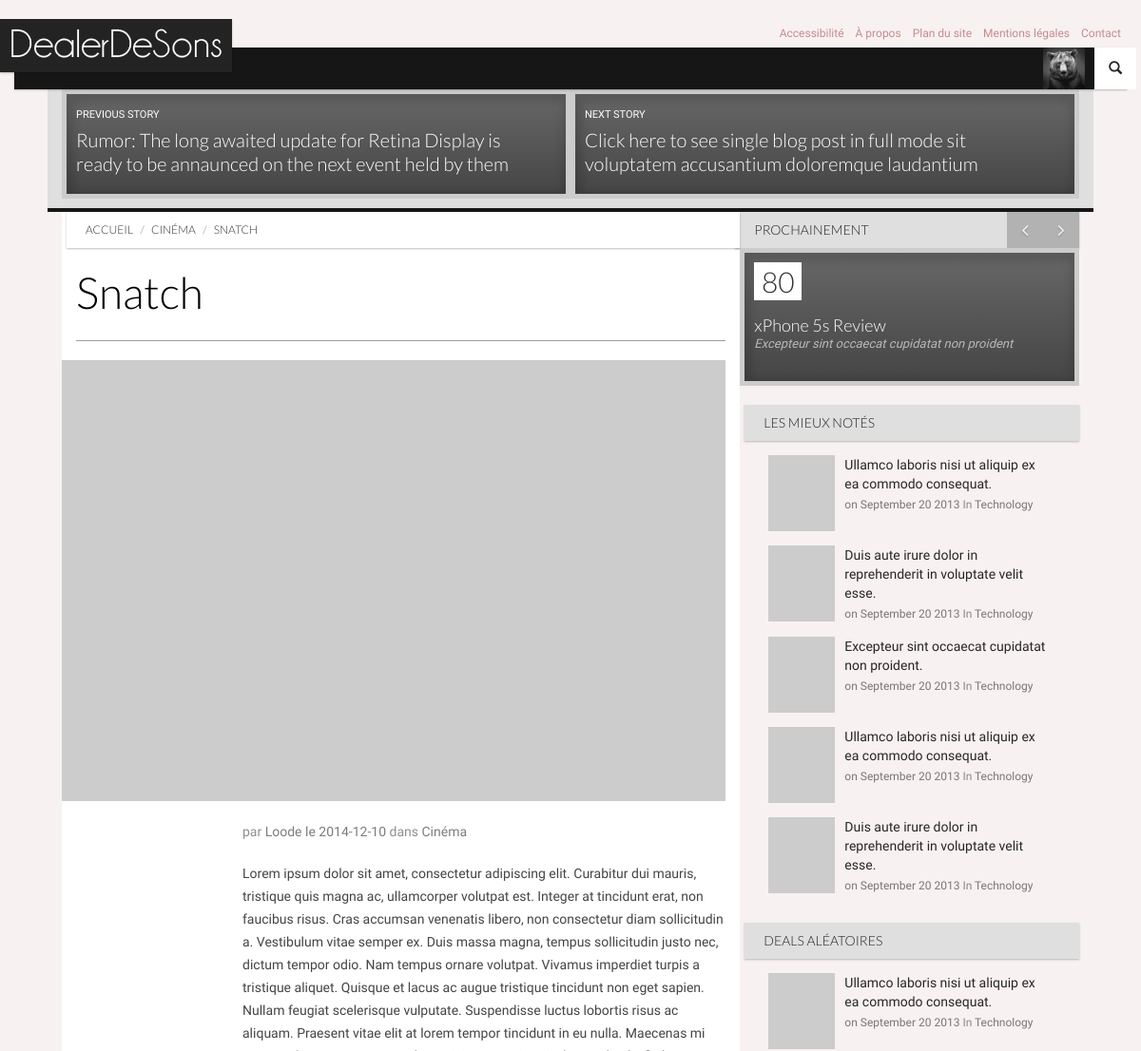
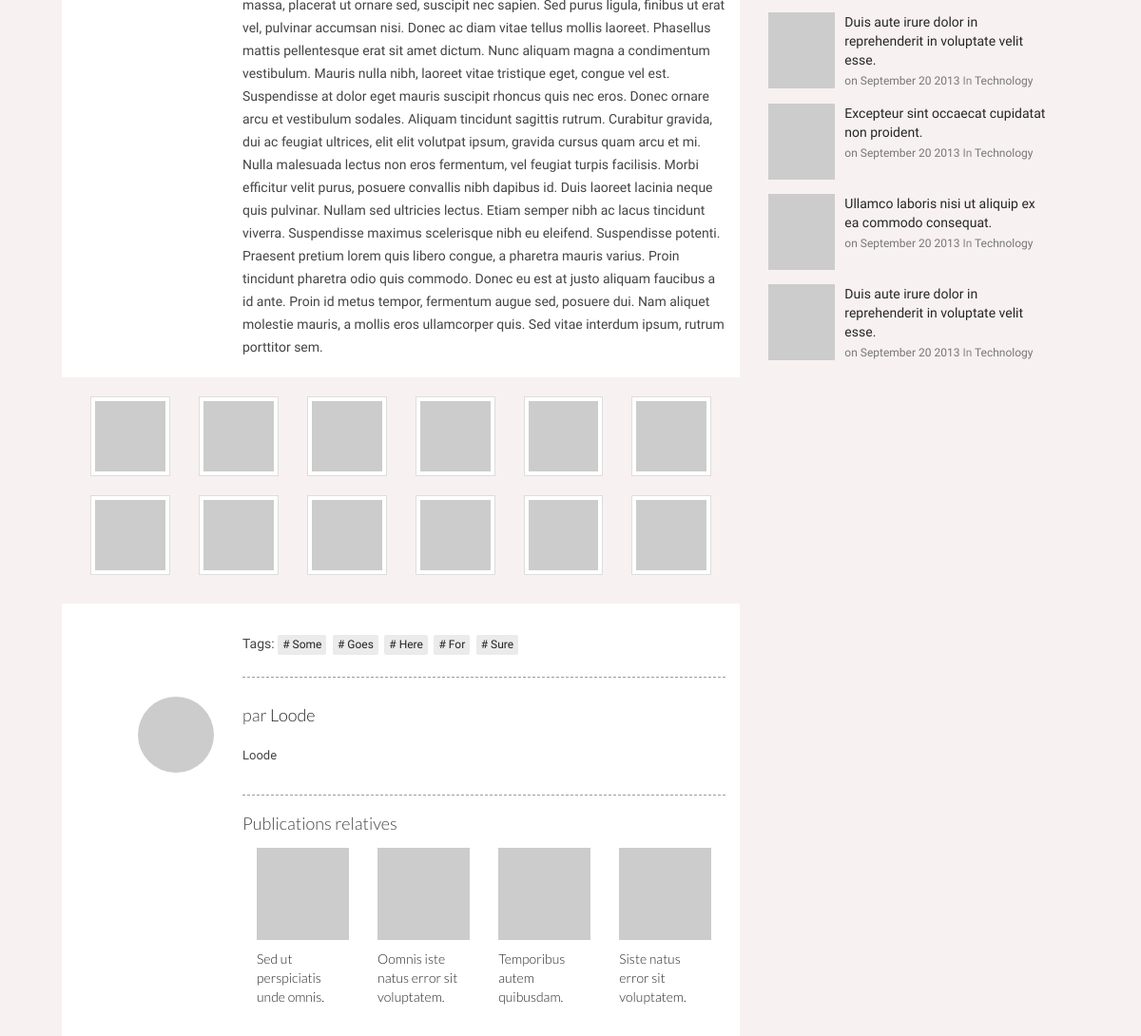
The page /index.php?page=articles&id=1 (upper part) on the database as committed earlier (2 pictures, top to bottom).
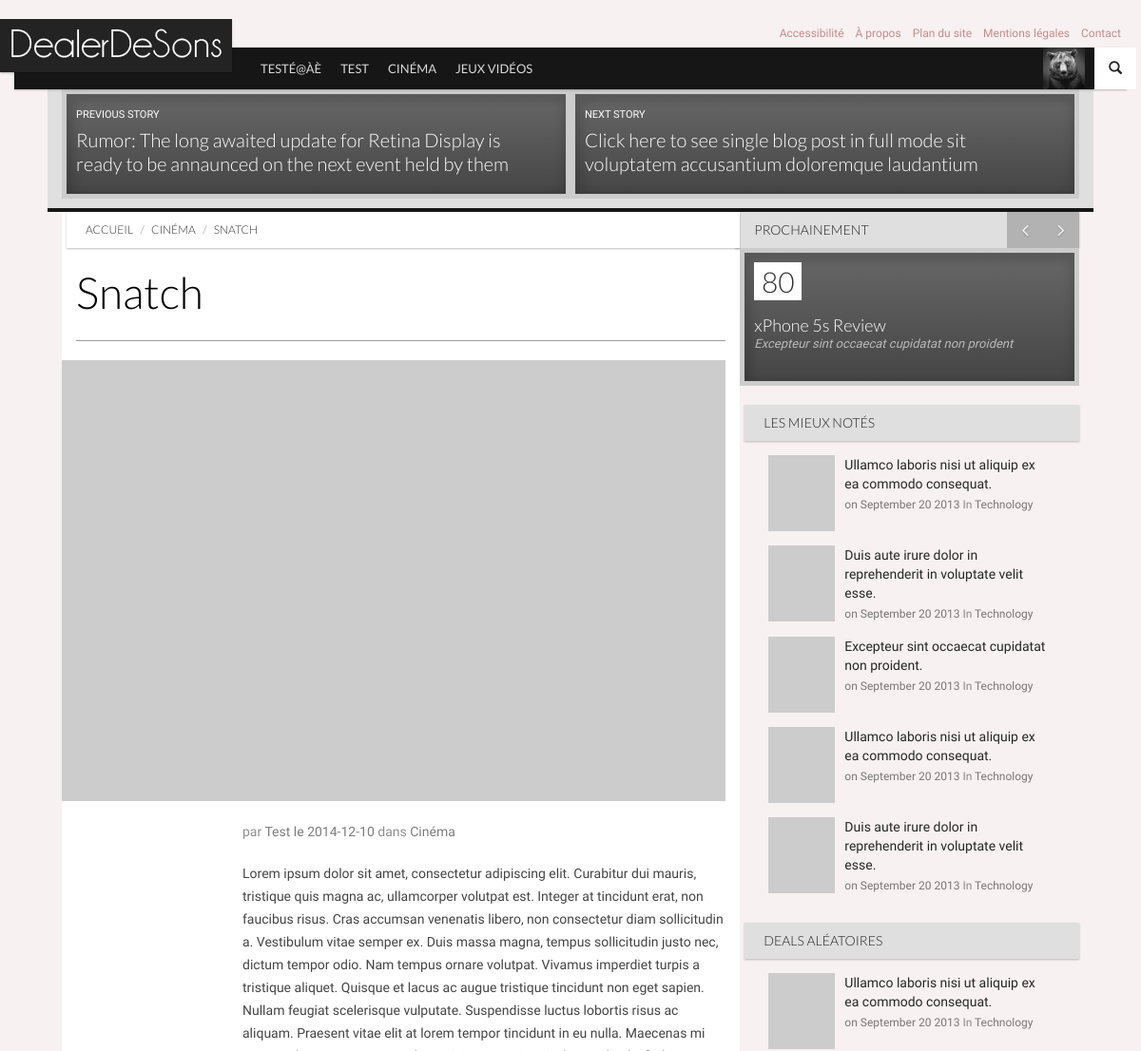
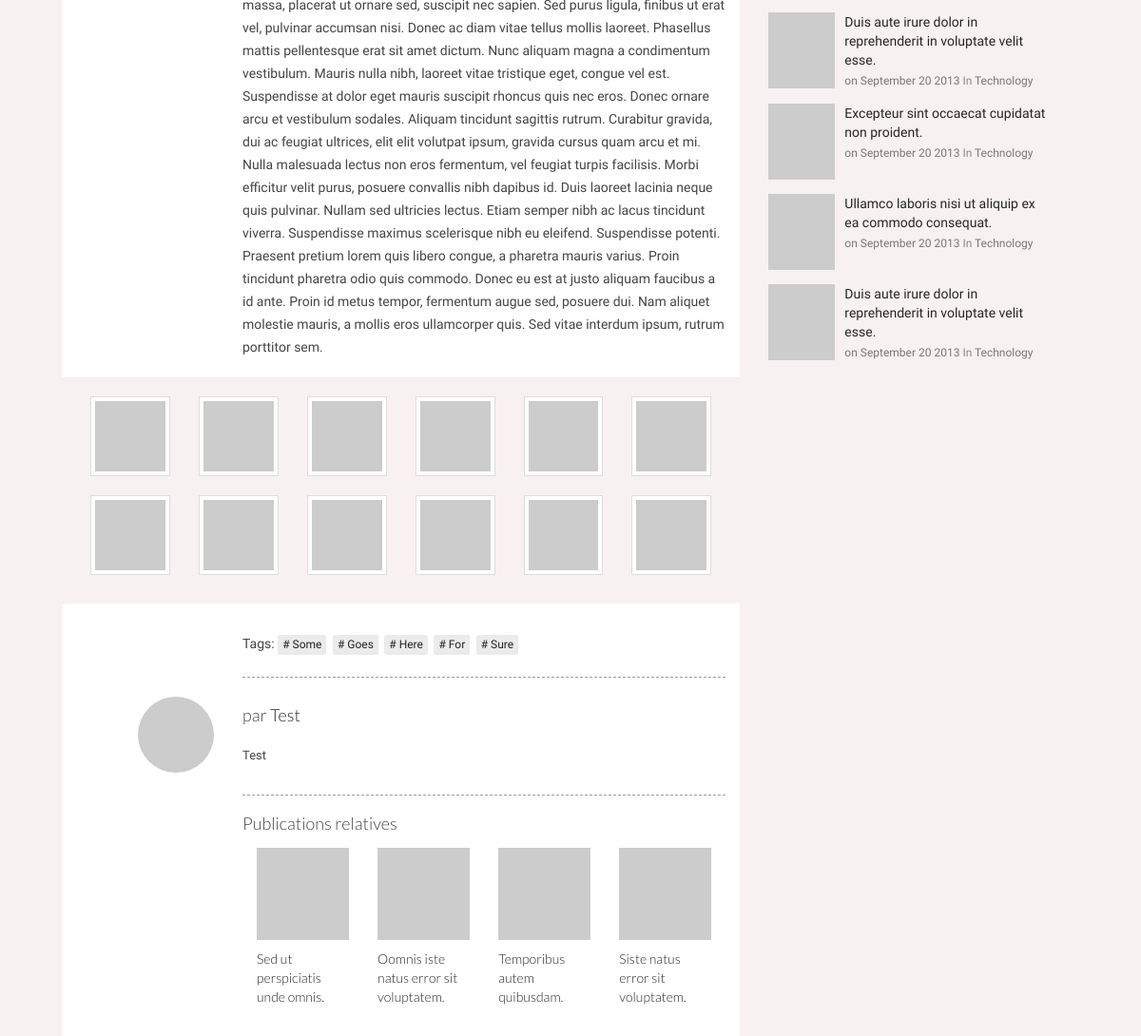
The same page on the database as committed later (2 pictures, top to bottom).
### tables this page shows
CREATE TABLE `articles` (
`id_article` int(1) NOT NULL,
  `titre` text NOT NULL,
  `introduction` text NOT NULL,
  `contenu` text NOT NULL,
  `statut` tinyint(1) DEFAULT NULL,
  `en_avant` tinyint(1) NOT NULL,
  `date` date NOT NULL,
  `note` int(11) NOT NULL,
  `nbr_notes` int(11) NOT NULL,
  `id_user` int(11) NOT NULL
);

CREATE TABLE `categories` (
`id_cat` int(11) NOT NULL,
  `nom_cat` text NOT NULL,
  `menu` bit(1) NOT NULL,
  `ordre` int(2) NOT NULL
);

CREATE TABLE `utilisateurs` (
`id_user` int(11) unsigned NOT NULL,
  `nom_user` varchar(32) NOT NULL,
  `password` char(40) NOT NULL,
  `email` varchar(128) NOT NULL,
  `hash_validation` char(32) NOT NULL,
  `date_inscription` datetime NOT NULL,
  `avatar` varchar(128) NOT NULL DEFAULT '',
  `bio` text NOT NULL,
  `facebook` varchar(255) NOT NULL,
  `twitter` varchar(255) NOT NULL,
  `instagram` varchar(255) NOT NULL,
  `vimeo` varchar(255) NOT NULL,
  `tumblr` varchar(255) NOT NULL,
  `linkedin` varchar(255) NOT NULL,
  `soundcloud` varchar(255) NOT NULL,
  `youtube` varchar(255) NOT NULL
);

### inc/modeles/articles.php (called while the page is built, shortened)
<?php
function liste_categories($menu='', $by=''){
	global $myConnexion;
	$categories = array();
	$req_menu = '';
	$order_by = '';
	$limit = '';
	switch ($menu)
	{
	case 'menu':
        $req_menu = 'WHERE menu = 1';
    break;
	}
	switch ($by)
	{
    case 'decroissant':
        $order_by = 'ORDER BY ordre DESC';
    break;
	}
	$ajoutRequete = $req_menu.' '.$order_by.' '.$limit.'';
	$myRequete = 'SELECT *
					FROM categories
					'.$ajoutRequete;
	$req = mysqli_query($myConnexion,$myRequete);
        while ($data = mysqli_fetch_assoc($req))
        {
                $categories[] = $data;
        }
        return $categories;
}
function display_article($id_article){
	global $myConnexion;
	$article = array();
	$myRequete = 'SELECT *
						FROM articles, articles_categories, categories, utilisateurs
						WHERE articles.id_user = utilisateurs.id_user
						AND articles_categories.id_article = articles.id_article
						AND  articles_categories.id_cat = categories.id_cat
						AND articles.id_article = '.$id_article.'';
	$req=mysqli_query($myConnexion,$myRequete);
        while ($data = mysqli_fetch_assoc($req))
        {
                $article[] = $data;
        }
        return $article;
}
?>

### inc/init.php (called while the page is built, shortened)
<?php
	include(dirname(__FILE__).'/modeles/articles.php');
	$categories_menu = liste_categories('menu', 'decroissant');
?>

### pages/vues/article.php (the view, shortened to what the changed rows need)
<?php
foreach($article as $data)
{
?>
		<div id="main" class="container">
			<div class="section section-no-margin-bottom row entries bg-primary">
				<article class="entry style-grid style-hero hero-nav type-post col-xs-6 col-sm-6">
					<a href="single.html">
						<header class="entry-header">
							<p class="small">Previous Story</p>
							<h3 class="entry-title">Rumor: The long awaited update for Retina Display is ready to be annaunced on the next event held by them</h3>
						</header>
						<figure class="entry-thumbnail">
							<div class="overlay overlay-primary"></div>
							<img src="../img/placeholder.gif" data-src="http://placehold.it/480x280" data-src-retina="http://placehold.it/720x420" width="480" height="280" alt="">
						</figure>
					</a>
				</article>
				<article class="entry style-grid style-hero hero-nav type-post col-xs-6 col-sm-6">
					<a href="single-full.html">
						<header class="entry-header">
							<p class="small">Next Story</p>
							<h3 class="entry-title">Click here to see single blog post in full mode sit voluptatem accusantium doloremque laudantium</h3>
						</header>
						<figure class="entry-thumbnail">
							<div class="overlay overlay-primary"></div>
							<img src="../img/placeholder.gif" data-src="http://placehold.it/480x280" data-src-retina="http://placehold.it/720x420" width="480" height="280" alt="">
						</figure>
					</a>
				</article>
			</div>
			<div id="content" class="content section row">
				<div class="col-md-8 bg-base col-lg-8 col-xl-9">
					<div class="ribbon ribbon-highlight">
						<ol class="breadcrumb ribbon-inner">
							<li><a href="index.php">Accueil</a></li>
							<li><a href="index.php?page=categoriess&id=<?php echo $data['id_cat']; ?>"><?php echo $data['nom_cat']; ?></a></li>
							<li class="active" title="<?php echo $data['titre']; ?>"><?php echo $data['titre']; ?></li>
						</ol>
					</div>
					<header class="page-header">
						<h2 class="page-title">
							<?php echo $data['titre']; ?>
						</h2>
					</header>
					<article class="entry style-single type-post">
						<figure class="entry-thumbnail">
							<img src="../img/placeholder.gif" data-src="http://placehold.it/680x452" data-src-retina="http://placehold.it/1024x680" width="680" height="452" alt="">
						</figure>
						<div class="entry-meta indented">
							<span class="author">par <a href="index.php?page=utilisateurs&id=<?php echo $data['id_user']; ?>"><?php echo $data['nom_user']; ?></a></span>
							<span class="entry-date"><a href="blog.html">le <time datetime="<?php echo $data['date']; ?>"><?php echo $data['date']; ?></time></a></span>
							<span class="category">dans <a href="index.php?page=categories&id=<?php echo $data['id_cat']; ?>"><?php echo $data['nom_cat']; ?></a></span>
						</div>
						<div class="entry-content indented">
							<p>
								<?php echo $data['contenu']; ?>
							</p>
							<div class="gallery bg-page flushed-left">
								<div class="row">
									<div class="col-xs-3 col-sm-2">
										<a href="http://placehold.it/460x460" title="Image 1" class="thumbnail" data-rel="prettyPhoto[gallery]">
											<img src="../img/placeholder.gif" data-src="http://placehold.it/80x80" data-src-retina="http://placehold.it/160x160" width="80" height="80" alt="">
										</a>
									</div>
									<div class="col-xs-3 col-sm-2">
										<a href="http://placehold.it/460x460" title="Image 2" class="thumbnail" data-rel="prettyPhoto[gallery]">
											<img src="../img/placeholder.gif" data-src="http://placehold.it/80x80" data-src-retina="http://placehold.it/160x160" width="80" height="80" alt="">
										</a>
									</div>
									<div class="col-xs-3 col-sm-2">
										<a href="http://placehold.it/460x460" title="Image 3" class="thumbnail" data-rel="prettyPhoto[gallery]">
											<img src="../img/placeholder.gif" data-src="http://placehold.it/80x80" data-src-retina="http://placehold.it/160x160" width="80" height="80" alt="">
										</a>
									</div>
									<div class="col-xs-3 col-sm-2">
										<a href="http://placehold.it/460x460" title="Image 4" class="thumbnail" data-rel="prettyPhoto[gallery]">
											<img src="../img/placeholder.gif" data-src="http://placehold.it/80x80" data-src-retina="http://placehold.it/160x160" width="80" height="80" alt="">
										</a>
									</div>
									<div class="col-xs-3 col-sm-2">
										<a href="http://placehold.it/460x460" title="Image 5" class="thumbnail" data-rel="prettyPhoto[gallery]">
											<img src="../img/placeholder.gif" data-src="http://placehold.it/80x80" data-src-retina="http://placehold.it/160x160" width="80" height="80" alt="">
										</a>
									</div>
									<div class="col-xs-3 col-sm-2">
										<a href="http://placehold.it/460x460" title="Image 6" class="thumbnail" data-rel="prettyPhoto[gallery]">
											<img src="../img/placeholder.gif" data-src="http://placehold.it/80x80" data-src-retina="http://placehold.it/160x160" width="80" height="80" alt="">
										</a>
									</div>
									<div class="col-xs-3 col-sm-2">
										<a href="http://placehold.it/460x460" title="Image 7" class="thumbnail" data-rel="prettyPhoto[gallery]">
											<img src="../img/placeholder.gif" data-src="http://placehold.it/80x80" data-src-retina="http://placehold.it/160x160" width="80" height="80" alt="">
										</a>
									</div>
									<div class="col-xs-3 col-sm-2">
										<a href="http://placehold.it/460x460" title="Image 8" class="thumbnail" data-rel="prettyPhoto[gallery]">
											<img src="../img/placeholder.gif" data-src="http://placehold.it/80x80" data-src-retina="http://placehold.it/160x160" width="80" height="80" alt="">
										</a>
									</div>
									<div class="col-xs-3 col-sm-2">
										<a href="http://placehold.it/460x460" title="Image 9" class="thumbnail" data-rel="prettyPhoto[gallery]">
											<img src="../img/placeholder.gif" data-src="http://placehold.it/80x80" data-src-retina="http://placehold.it/160x160" width="80" height="80" alt="">
										</a>
									</div>
									<div class="col-xs-3 col-sm-2">
										<a href="http://placehold.it/460x460" title="Image 10" class="thumbnail" data-rel="prettyPhoto[gallery]">
											<img src="../img/placeholder.gif" data-src="http://placehold.it/80x80" data-src-retina="http://placehold.it/160x160" width="80" height="80" alt="">
										</a>
									</div>
									<div class="col-xs-3 col-sm-2">
										<a href="http://placehold.it/460x460" title="Image 10" class="thumbnail" data-rel="prettyPhoto[gallery]">
											<img src="../img/placeholder.gif" data-src="http://placehold.it/80x80" data-src-retina="http://placehold.it/160x160" width="80" height="80" alt="">
										</a>
									</div>
									<div class="col-xs-3 col-sm-2">
										<a href="http://placehold.it/460x460" title="Image 2" class="thumbnail" data-rel="prettyPhoto[gallery]">
											<img src="../img/placeholder.gif" data-src="http://placehold.it/80x80" data-src-retina="http://placehold.it/160x160" width="80" height="80" alt="">
										</a>
									</div>
								</div>
							</div>
						</div>
					</article>
					<div class="after-entry indented">
						<aside class="widget post-tags">
							<i class="icon-tags"></i> Tags:
							<a href="#"> Some</a>
							<a href="#"> Goes</a>
							<a href="#"> Here</a>
							<a href="#"> For</a>
							<a href="#"> Sure</a>
						</aside>
						<hr>
						<aside class="widget widget-author media">
							<figure class="entry-author-avatar media-object avatar pull-left">
								<img src="../img/placeholder.gif" data-src="http://placehold.it/230x230" data-src-retina="http://placehold.it/460x460" width="230" height="230" class="img-circle" alt="">
							</figure>
							<div class="media-body">
								<h4 class="entry-author-name">par <a href="index.php?page=utilisateurs&id=<?php echo $data['id_user']; ?>"><?php echo $data['nom_user']; ?></a></h4>
								<p>
									<?php echo $data['nom_user']; ?>
								</p>
							</div>
						</aside>
						<hr>
						<aside class="widget">
							<h4 class="widget-title">Publications relatives</h4>
							<div class="entries row">
								<article class="entry type-post style-thumbnail col-xs-3 col-sm-3">
									<figure class="entry-thumbnail">
										<img src="../img/placeholder.gif" data-src="http://placehold.it/230x230" data-src-retina="http://placehold.it/460x460" width="230" height="230" alt="">
									</figure>
									<h3 class="entry-title"><a href="single.html">Sed ut perspiciatis unde omnis.</a> </h3>
								</article>
								<article class="entry type-post style-thumbnail col-xs-3 col-sm-3">
									<figure class="entry-thumbnail">
										<img src="../img/placeholder.gif" data-src="http://placehold.it/230x230" data-src-retina="http://placehold.it/460x460" width="230" height="230" alt="">
									</figure>
									<h3 class="entry-title"><a href="single.html">Oomnis iste natus error sit voluptatem.</a> </h3>
								</article>
								<article class="entry type-post style-thumbnail col-xs-3 col-sm-3">
									<figure class="entry-thumbnail">
										<img src="../img/placeholder.gif" data-src="http://placehold.it/230x230" data-src-retina="http://placehold.it/460x460" width="230" height="230" alt="">
									</figure>
									<h3 class="entry-title"><a href="single.html">Temporibus autem quibusdam.</a> </h3>
								</article>
								<article class="entry type-post style-thumbnail col-xs-3 col-sm-3">
									<figure class="entry-thumbnail">
										<img src="../img/placeholder.gif" data-src="http://placehold.it/230x230" data-src-retina="http://placehold.it/460x460" width="230" height="230" alt="">
									</figure>
									<h3 class="entry-title"><a href="single.html">Siste natus error sit voluptatem.</a> </h3>
								</article>
							</div>
						</aside>
					</div>
				</div>
<?php
}
?>
<?php
include('sidebar.php');
?>
			</div>

### pages/vues/header.php (shortened to what the changed rows need)
<!DOCTYPE html>
 <html class="no-js">
	<head>
		<link rel="stylesheet" href="vendor/bootstrap/css/bootstrap.min.css">
		<link rel="stylesheet" href="vendor/font-awesome/css/font-awesome.min.css">
		<link rel="stylesheet" href="vendor/prettyPhoto/css/prettyPhoto.css">
		<link rel="stylesheet" href="css/base.css">
		<link rel="stylesheet" href="css/components.css">
		<link rel="stylesheet" href="css/style.css">
		<link rel="stylesheet" href="css/modifs.css">
	</head>
	<body>
		<nav id="header" class="header-navbar" role="navigation">
			<div class="header-navbar-inner container">
				<ul class="nav navbar-nav">
<?php
foreach($categories_menu as $data)
{
?>
					<li class="visible-md visible-lg"><a href="index.php?page=categories&id=<?php echo $data['id_cat']; ?>"><?php echo $data['nom_cat']; ?></a></li>
<?php
}
?>
				</ul>
			</div>
		</nav>

Rows that differ between the two databases and show on the page:
added categories: nom_cat "TESTÉ@ÀÈ"
added categories: nom_cat "TEST"
now on this page (row edited): categories: nom_cat "CINÉMA"
now on this page (row edited): categories: nom_cat "JEUX VIDÉOS"
changed articles "Snatch": id_user.nom_user "Loode" → "Test"
